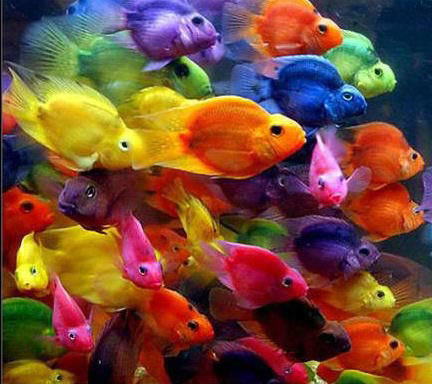
#> input picture graphics/task4/priroda-35.jpg, 432 x 384 px
$ python FourierTransformVsLaplass.py   (Python 2 division)
#> lines starting #> are read from the running program, lines starting #| are printed output that depends on the picture
import numpy as np
import cv2
from matplotlib import pyplot as plt

img = cv2.imread("priroda-35.jpg", 0)
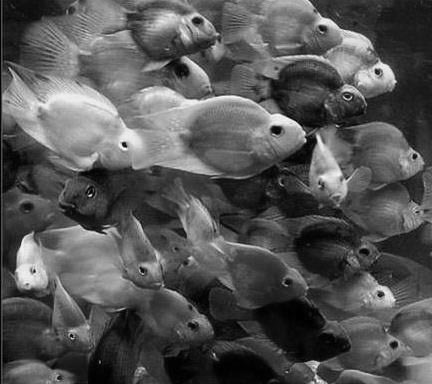
#> img: shape (384, 432); min 0, max 255, mean 85
dft = cv2.dft(np.float32(img), flags = cv2.DFT_COMPLEX_OUTPUT)
dft_shift = np.fft.fftshift(dft)
magnitude_spectrum = 20*np.log(cv2.magnitude(dft_shift[:, :, 0], dft_shift[:, :, 1]))
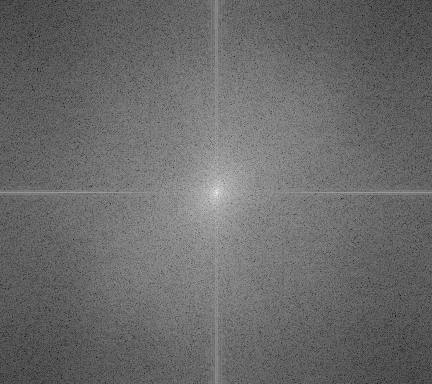
#> magnitude_spectrum: shape (384, 432) float32; min 21.25, max 329.2, mean 150.1; drawn with min black and max white


rows, cols = img.shape
#> rows = 384; cols = 432
crow, ccol = rows/2, cols/2
#> crow = 192; ccol = 216
# create a mask first, center square is 1, remaining all zeros
mask = np.zeros((rows, cols, 2), np.uint8)
mask[crow-50:crow+50, ccol-50:ccol+50] = 1
# apply mask and inverse DFT
fshift = dft_shift * mask
f_ishift = np.fft.ifftshift(fshift)
img_back = cv2.idft(f_ishift)
img_back = cv2.magnitude(img_back[:, :, 0], img_back[:, :, 1])
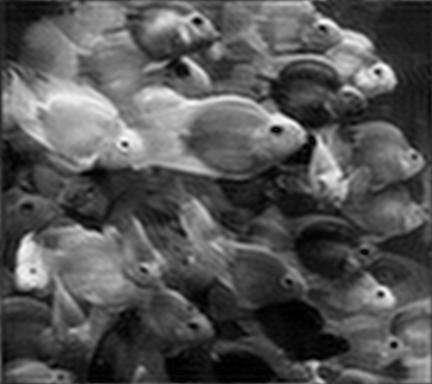
#> img_back: shape (384, 432) float32; min 12480.3, max 42401116, mean 14100690; drawn with min black and max white

img2 =  cv2.GaussianBlur(img, (5, 5), 2, 2)

plt.subplot(2,2,1),plt.imshow(img, cmap = "gray")
plt.title('Input Image'), plt.xticks([]), plt.yticks([])
plt.subplot(2,2,2),plt.imshow(img_back, cmap = "gray")
plt.title("Blur IMg DFT = IDFT"), plt.xticks([]), plt.yticks([])
plt.subplot(2,2,4),plt.imshow(img2, cmap = "gray")
plt.title("Blur IMg2 with Gauss"), plt.xticks([]), plt.yticks([])
plt.show()
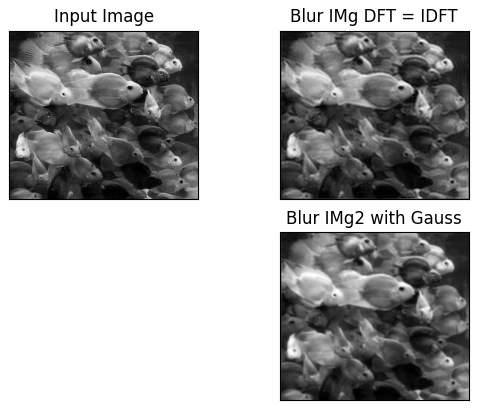
#> figure drawn by matplotlib, 3 panels
